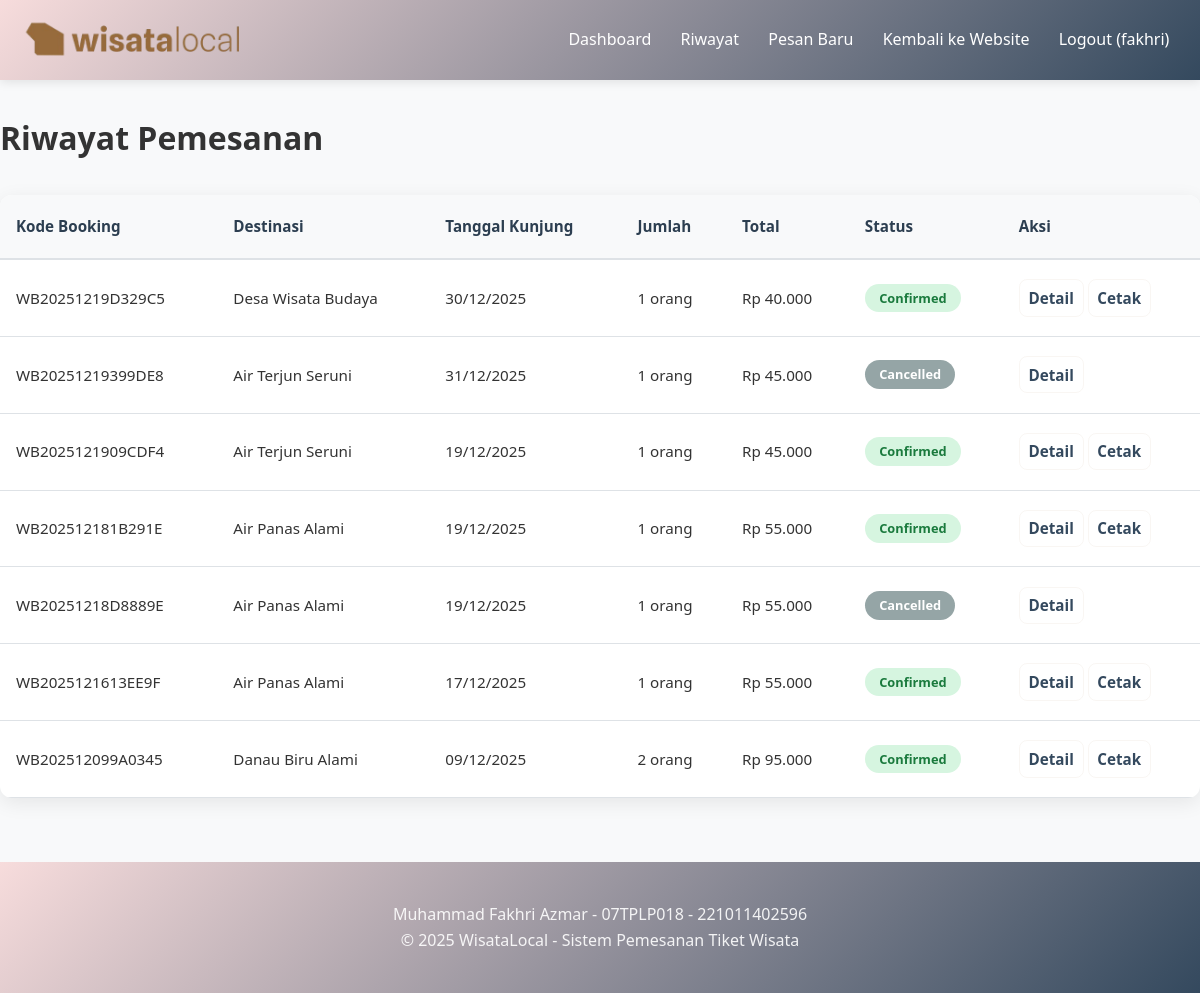
Screenshot of /user/riwayat.php (signed in) with the database file from the repository.
### tables this page shows
CREATE TABLE `pemesanan` (
  `id` int(11) NOT NULL AUTO_INCREMENT,
  `kode_booking` varchar(20) NOT NULL,
  `user_id` int(11) DEFAULT NULL,
  `destinasi_id` int(11) NOT NULL,
  `nama_pemesan` varchar(100) NOT NULL,
  `email` varchar(100) NOT NULL,
  `no_telepon` varchar(15) NOT NULL,
  `tanggal_berkunjung` date NOT NULL,
  `jumlah_dewasa` int(11) NOT NULL,
  `jumlah_anak` int(11) NOT NULL,
  `total_harga` decimal(10,2) NOT NULL,
  `status` enum('pending','confirmed','cancelled') DEFAULT 'pending',
  `created_at` timestamp NOT NULL DEFAULT current_timestamp(),
  PRIMARY KEY (`id`),
  UNIQUE KEY `kode_booking` (`kode_booking`),
  KEY `user_id` (`user_id`),
  KEY `destinasi_id` (`destinasi_id`),
  CONSTRAINT `pemesanan_ibfk_1` FOREIGN KEY (`user_id`) REFERENCES `users` (`id`),
  CONSTRAINT `pemesanan_ibfk_2` FOREIGN KEY (`destinasi_id`) REFERENCES `destinasi` (`id`)
);

CREATE TABLE `destinasi` (
  `id` int(11) NOT NULL AUTO_INCREMENT,
  `nama_destinasi` varchar(100) NOT NULL,
  `deskripsi` text DEFAULT NULL,
  `harga_dewasa` decimal(10,2) NOT NULL,
  `harga_anak` decimal(10,2) NOT NULL,
  `kuota_harian` int(11) NOT NULL,
  `gambar` varchar(255) DEFAULT NULL,
  `created_at` timestamp NOT NULL DEFAULT current_timestamp(),
  `foto` varchar(255) DEFAULT NULL,
  PRIMARY KEY (`id`)
);

### config/config.php (called while the page is built, shortened)
<?php
function formatRupiah($number) {
    return 'Rp ' . number_format($number, 0, ',', '.');
}
?>

### user/riwayat.php (the view, shortened to what this page needs)
<?php
require_once '../config/config.php';
$db = (new Database())->getConnection();
$user_id = $_SESSION['user_id'];
$stmt = $db->prepare("
    SELECT p.*, d.nama_destinasi
    FROM pemesanan p
    LEFT JOIN destinasi d ON p.destinasi_id = d.id
    WHERE p.user_id = ?
    ORDER BY p.created_at DESC
");
$stmt->execute([$user_id]);
$pesanan = $stmt->fetchAll(PDO::FETCH_ASSOC);
?>
<?php include 'header-user.php'; ?>
<h1>Riwayat Pemesanan</h1>
<div class="table-container">
    <table>
        <thead>
            <tr>
                <th>Kode Booking</th>
                <th>Destinasi</th>
                <th>Tanggal Kunjung</th>
                <th>Jumlah</th>
                <th>Total</th>
                <th>Status</th>
                <th>Aksi</th>
            </tr>
        </thead>
        <tbody>
            <?php foreach ($pesanan as $p): ?>
                <tr>
                    <td><?php echo $p['kode_booking']; ?></td>
                    <td><?php echo $p['nama_destinasi']; ?></td>
                    <td><?php echo date('d/m/Y', strtotime($p['tanggal_berkunjung'])); ?></td>
                    <td><?php echo $p['jumlah_dewasa'] + $p['jumlah_anak']; ?> orang</td>
                    <td><?php echo formatRupiah($p['total_harga']); ?></td>
                    <td>
                        <span class="status <?php echo $p['status']; ?>"><?php echo $p['status']; ?></span>
                    </td>
                    <td>
                        <a href="../konfirmasi.php?kode=<?php echo $p['kode_booking']; ?>" class="btn-small">Detail</a>
                        <?php if ($p['status'] != 'cancelled'): ?>
                            <a href="../cetak_tiket.php?kode=<?php echo $p['kode_booking']; ?>" class="btn-small" target="_blank">Cetak</a>
                        <?php endif; ?>
                    </td>
                </tr>
            <?php endforeach; ?>
        </tbody>
    </table>
</div>
<?php include '../includes/footer.php'; ?>

### css/style.css (style rules this page uses)
* { margin: 0; padding: 0; box-sizing: border-box; }
html { scroll-behavior: smooth; }
body { font-family: 'Segoe UI', Tahoma, Geneva, Verdana, sans-serif; line-height: 1.6; color: #333; background-color: #f8f9fa; min-height: 100vh; display: flex; flex-direction: column; }
:root { --brown: #976a3c; --brown-dark: #34495e; --brown-soft: #f7efe6; --primary: #1e73be; --muted: #6c757d; }
.table-container { background: white; border-radius: 12px; overflow: hidden; box-shadow: 0 5px 20px rgba(0, 0, 0, 0.08); margin: 2rem 0; }
table { width: 100%; border-collapse: collapse; font-size: 0.95rem; }
th, td { padding: 1.2rem 1rem; text-align: left; border-bottom: 1px solid #dee2e6; }
th { background: #f8f9fa; font-weight: 600; color: #2c3e50; border-bottom: 2px solid #dee2e6; }
.status { padding: 0.4rem 1rem; border-radius: 20px; font-size: 0.8rem; font-weight: bold; text-transform: uppercase; display: inline-block; }
.status.confirmed { background: #d4edda; color: #155724; }
.status.cancelled { background: #f8d7da; color: #721c24; }
.status { padding: 0.25rem 0.9rem; border-radius: 999px; font-weight: 700; text-transform: capitalize; }
.status.confirmed { background: #d6f5e0; color: #1a7a3d; }
.status.cancelled { background: #95a5a6; color: white; }
.btn-small { display:inline-flex; align-items:center; justify-content:center; padding:0.35rem 0.55rem; background: transparent; color: var(--brown-dark); border-radius:8px; text-decoration:none; font-weight:700; min-width:36px; border: 1px solid rgba(151,106,60,0.06); }

### rows the page displays
pemesanan: kode_booking "WB20251219D329C5", destinasi.nama_destinasi "Desa Wisata Budaya", tanggal_berkunjung "30/12/2025", $p['jumlah_dewasa'] + $p['jumlah_anak'] "1", total_harga "Rp 40.000", status "Confirmed"
pemesanan: kode_booking "WB20251219399DE8", destinasi.nama_destinasi "Air Terjun Seruni", tanggal_berkunjung "31/12/2025", $p['jumlah_dewasa'] + $p['jumlah_anak'] "1", total_harga "Rp 45.000", status "Cancelled"
pemesanan: kode_booking "WB2025121909CDF4", destinasi.nama_destinasi "Air Terjun Seruni", tanggal_berkunjung "19/12/2025", $p['jumlah_dewasa'] + $p['jumlah_anak'] "1", total_harga "Rp 45.000", status "Confirmed"
pemesanan: kode_booking "WB202512181B291E", destinasi.nama_destinasi "Air Panas Alami", tanggal_berkunjung "19/12/2025", $p['jumlah_dewasa'] + $p['jumlah_anak'] "1", total_harga "Rp 55.000", status "Confirmed"
pemesanan: kode_booking "WB20251218D8889E", destinasi.nama_destinasi "Air Panas Alami", tanggal_berkunjung "19/12/2025", $p['jumlah_dewasa'] + $p['jumlah_anak'] "1", total_harga "Rp 55.000", status "Cancelled"
pemesanan: kode_booking "WB2025121613EE9F", destinasi.nama_destinasi "Air Panas Alami", tanggal_berkunjung "17/12/2025", $p['jumlah_dewasa'] + $p['jumlah_anak'] "1", total_harga "Rp 55.000", status "Confirmed"
pemesanan: kode_booking "WB202512099A0345", destinasi.nama_destinasi "Danau Biru Alami", tanggal_berkunjung "09/12/2025", $p['jumlah_dewasa'] + $p['jumlah_anak'] "2", total_harga "Rp 95.000", status "Confirmed"

### other values shown
$_SESSION['user_nama'] "fakhri"
